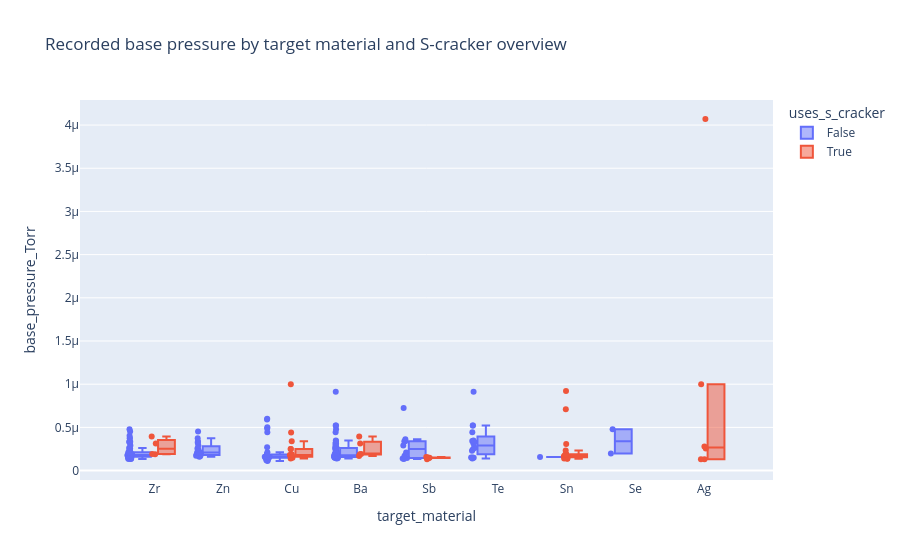
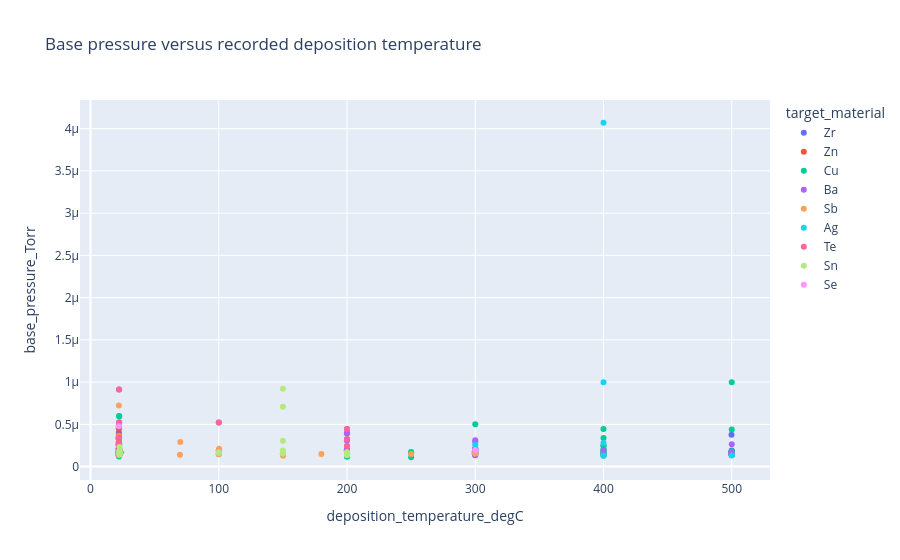

These figures' notebook cell, in order:
### Markdown cell above
## Base-pressure exploration

These plots describe recorded associations only. Pressure is converted from the archive's SI value (Pa) to Torr and temperature from K to degC. The factors available in this initial pass are target material, recorded deposition pressure/temperature, and whether an S cracker overview is present.

### Code cell
pressure_data = runs.dropna(subset=['base_pressure_Torr']).copy()
print(f'Runs with base pressure: {len(pressure_data)} / {len(runs)}')
if pressure_data.empty:
    print('No base-pressure values were returned; check field coverage and archive permissions.')
else:
    display(px.box(pressure_data, x='target_material', y='base_pressure_Torr', color='uses_s_cracker',
                   points='all', hover_data=['entry_name', 'gun'],
                   title='Recorded base pressure by target material and S-cracker overview').show())
    temperature_data = pressure_data.dropna(subset=['deposition_temperature_degC'])
    if not temperature_data.empty:
        display(px.scatter(temperature_data, x='deposition_temperature_degC', y='base_pressure_Torr',
                           color='target_material', hover_data=['entry_name', 'gun'],
                           title='Base pressure versus recorded deposition temperature').show())
    display(pressure_data[['base_pressure_Torr', 'deposition_temperature_degC', 'deposition_pressure_Torr']].describe())

### Figure 1 — Plotly figure (JSON) as saved in the notebook; plotly's stock layout.template omitted (floating-point values rounded to 4 significant figures; data arrays with more than 128 entries replaced by an {"elided": "..."} marker saying what was removed)
{"data": [{"alignmentgroup": "True", "boxpoints": "all", "customdata": {"elided": "209x2 str values"}, "hovertemplate": "uses_s_cracker=False<br>target_material=%{x}<br>base_pressure_Torr=%{y}<br>entry_name=%{customdata[0]}<br>gun=%{customdata[1]}<extra></extra>", "legendgroup": "False", "marker": {"color": "#636efa"}, "name": "False", "notched": false, "offsetgroup": "False", "orientation": "v", "showlegend": true, "type": "box", "x": {"elided": "209 str values"}, "x0": " ", "xaxis": "x", "y": {"elided": "209 float values"}, "y0": " ", "yaxis": "y"}, {"alignmentgroup": "True", "boxpoints": "all", "customdata": [["mittma 0027 Cu", "magkeeper4"], ["eugbe 0026 Ag", "magkeeper4"], ["eugbe 0027 Ag", "magkeeper4"], ["mittma 0018 Cu", "magkeeper4"], ["eugbe 0029 Ag", "magkeeper4"], ["indiogo 0016 Sn", "magkeeper4"], ["mittma 0017 Cu", "magkeeper4"], ["mittma 0012 Cu", "magkeeper4"], ["indiogo 0009 Sn", "magkeeper4"], ["mittma 0029 Cu", "magkeeper4"], ["indiogo 0022 Sn", "magkeeper4"], ["indiogo 0023 Sn", "magkeeper4"], ["indiogo 0005 Sn", "magkeeper4"], ["eugbe 0016 Sb", "magkeeper4"], ["indiogo 0003 Sn", "magkeeper4"], ["indiogo 0021 Sn", "magkeeper4"], ["indiogo 0013 Sn", "magkeeper4"], ["eugbe 0014 Sb", "magkeeper4"], ["eugbe 0012 Sb", "magkeeper4"], ["indiogo 0006 Sn", "magkeeper4"], ["eugbe 0015 Sb", "magkeeper4"], ["indiogo 0008 Sn", "magkeeper4"], ["indiogo 0010 Sn", "magkeeper4"], ["eugbe 0030 Ag", "magkeeper4"], ["eugbe 0013 Sb", "magkeeper4"], ["anait 0033 Ba-Zr", "magkeeper3"], ["anait 0033 Ba-Zr", "taurus"], ["mittma 0013 Cu", "magkeeper4"], ["eugbe 0031 Ag", "magkeeper4"], ["mittma 0015 Cu", "magkeeper4"], ["anait 0030 Ba-Zr", "magkeeper3"], ["anait 0030 Ba-Zr", "taurus"], ["indiogo 0018 Sn", "magkeeper4"], ["indiogo 0007 Sn", "magkeeper4"], ["indiogo 0004 Sn", "magkeeper4"], ["mittma 0028 Cu", "magkeeper4"], ["mittma 0026 Cu", "magkeeper4"], ["mittma 0014 Cu", "magkeeper4"], ["eugbe 0017 Sb", "magkeeper4"], ["indiogo 0020 Sn", "magkeeper4"], ["mittma 0019 Cu", "magkeeper4"], ["mittma 0030 Cu", "magkeeper4"], ["eugbe 0018 Sb", "magkeeper4"], ["anait 0045 Ba-Zr", "magkeeper3"], ["anait 0045 Ba-Zr", "taurus"], ["indiogo 0019 Sn", "magkeeper4"], ["indiogo 0011 Sn", "magkeeper4"], ["indiogo 0015 Sn", "magkeeper4"], ["eugbe 0028 Ag", "magkeeper4"], ["anait 0016 Ba", "taurus"], ["mittma 0025 Cu", "magkeeper4"], ["mittma 0016 Cu", "magkeeper4"], ["indiogo 0014 Sn", "magkeeper4"], ["indiogo 0017 Sn", "magkeeper4"], ["indiogo 0012 Sn", "magkeeper4"], ["anait 0031 Ba-Zr", "magkeeper3"], ["anait 0031 Ba-Zr", "taurus"]], "hovertemplate": "uses_s_cracker=True<br>target_material=%{x}<br>base_pressure_Torr=%{y}<br>entry_name=%{customdata[0]}<br>gun=%{customdata[1]}<extra></extra>", "legendgroup": "True", "marker": {"color": "#EF553B"}, "name": "True", "notched": false, "offsetgroup": "True", "orientation": "v", "showlegend": true, "type": "box", "x": ["Cu", "Ag", "Ag", "Cu", "Ag", "Sn", "Cu", "Cu", "Sn", "Cu", "Sn", "Sn", "Sn", "Sb", "Sn", "Sn", "Sn", "Sb", "Sb", "Sn", "Sb", "Sn", "Sn", "Ag", "Sb", "Zr", "Ba", "Cu", "Ag", "Cu", "Zr", "Ba", "Sn", "Sn", "Sn", "Cu", "Cu", "Cu", "Sb", "Sn", "Cu", "Cu", "Sb", "Zr", "Ba", "Sn", "Sn", "Sn", "Ag", "Ba", "Cu", "Cu", "Sn", "Sn", "Sn", "Zr", "Ba"], "x0": " ", "xaxis": "x", "y": [1.4e-07, 1.32e-07, 1.31e-07, 1.48e-07, 2.8e-07, 1.53e-07, 2.5e-07, 3.4e-07, 1.5e-07, 1.8e-07, 1.67e-07, 1.66e-07, 1.7e-07, 1.52e-07, 1.545e-07, 2.33e-07, 1.8e-07, 1.3e-07, 1.47e-07, 1.9e-07, 1.49e-07, 1.4e-07, 1.36e-07, 1e-06, 1.45e-07, 1.9e-07, 1.9e-07, 1e-06, 2.55e-07, 1.57e-07, 3.954e-07, 3.954e-07, 1.9e-07, 1.4e-07, 1.6e-07, 1.6e-07, 4.4e-07, 2.5e-07, 1.5e-07, 1.7e-07, 1.68e-07, 1.8e-07, 1.58e-07, 1.917e-07, 1.917e-07, 1.59e-07, 9.22e-07, 1.8e-07, 4.07e-06, 1.7e-07, 1.79e-07, 1.9e-07, 3.07e-07, 7.1e-07, 1.58e-07, 3.124e-07, 3.124e-07], "y0": " ", "yaxis": "y"}], "layout": {"boxmode": "group", "legend": {"title": {"text": "uses_s_cracker"}, "tracegroupgap": 0}, "title": {"text": "Recorded base pressure by target material and S-cracker overview"}, "xaxis": {"anchor": "y", "domain": [0, 1], "title": {"text": "target_material"}}, "yaxis": {"anchor": "x", "domain": [0, 1], "title": {"text": "base_pressure_Torr"}}}}

### Figure 2 — Plotly figure (JSON) as saved in the notebook; plotly's stock layout.template omitted (floating-point values rounded to 4 significant figures; data arrays with more than 128 entries replaced by an {"elided": "..."} marker saying what was removed)
{"data": [{"customdata": {"elided": "67x2 str values"}, "hovertemplate": "target_material=Zr<br>deposition_temperature_degC=%{x}<br>base_pressure_Torr=%{y}<br>entry_name=%{customdata[0]}<br>gun=%{customdata[1]}<extra></extra>", "legendgroup": "Zr", "marker": {"color": "#636efa", "symbol": "circle"}, "mode": "markers", "name": "Zr", "orientation": "v", "showlegend": true, "type": "scatter", "x": [22.72, 500.0, 22.06, 22.27, 22.13, 500.0, 22.1, 199.9, 22.14, 22.97, 299.7, 22.23, 299.7, 299.7, 22.2, 299.7, 500.0, 22.19, 299.7, 299.7, 22.08, 499.6, 22.19, 300.0, 22.22, 21.98, 299.8, 500.0, 500.0, 22.85, 22.21, 100.0, 22.1, 22.34, 22.08, 500.0, 22.13, 499.8, 22.28, 200.0, 500.0, 21.95, 199.9, 299.8, 500.0, 199.9, 500.0, 500.0, 22.02, 21.78, 22.12, 22.04, 22.12, 22.21, 22.26, 500.0, 22.18, 299.9, 23.55, 22.24, 300.0, 299.8, 22.14, 299.8, 22.1, 22.12, 200.0], "xaxis": "x", "y": [1.594e-07, 1.388e-07, 1.617e-07, 1.913e-07, 3.349e-07, 1.752e-07, 2.117e-07, 1.743e-07, 1.859e-07, 1.82e-07, 1.734e-07, 1.792e-07, 1.777e-07, 1.473e-07, 1.823e-07, 1.541e-07, 1.38e-07, 1.852e-07, 1.639e-07, 1.502e-07, 2.896e-07, 1.61e-07, 3.228e-07, 1.358e-07, 2.112e-07, 2.601e-07, 1.768e-07, 1.577e-07, 1.364e-07, 1.656e-07, 2.3e-07, 1.9e-07, 4.535e-07, 2.57e-07, 2.097e-07, 1.49e-07, 3.349e-07, 3.77e-07, 2.145e-07, 3.954e-07, 1.828e-07, 1.347e-07, 1.957e-07, 1.779e-07, 1.842e-07, 1.957e-07, 1.604e-07, 1.483e-07, 1.812e-07, 1.455e-07, 4.038e-07, 1.457e-07, 3.752e-07, 2.085e-07, 2.094e-07, 1.91e-07, 1.714e-07, 1.917e-07, 1.667e-07, 2.449e-07, 1.982e-07, 1.628e-07, 4.787e-07, 1.663e-07, 1.711e-07, 3.297e-07, 3.124e-07], "yaxis": "y"}, {"customdata": [["chmode 0021 Zn-Zr Sputtering", "magkeeper4"], ["chmode 0002 Zn-Zr", "magkeeper4"], ["chmode 0039 Zn-Zr", "magkeeper4"], ["chmode 0036 Zn-Zr", "magkeeper4"], ["chmode 0028 Zn-Zr", "magkeeper4"], ["chmode 0022 Zn-Zr Sputtering", "magkeeper4"], ["chmode 0009 Zn-Zr Sputtering", "magkeeper4"], ["chmode 0023 Zn-Zr Sputtering", "magkeeper4"], ["chmode 0027 Zn-Zr", "magkeeper4"], ["chmode 0010 Zn-Zr Sputtering", "magkeeper4"], ["chmode 0011 Zn-Zr Sputtering", "magkeeper4"], ["chmode 0030 Zn", "magkeeper4"], ["chmode 0035 Zn", "magkeeper4"], ["chmode 0034 Zn-Zr", "magkeeper4"], ["chmode 0001 Zn-Zr Sputtering", "magkeeper4"], ["chmode 0039 Zn-Zr", "magkeeper4"], ["chmode 0014 Zn-Zr Sputtering", "magkeeper4"], ["chmode 0038 Zn-Zr", "magkeeper4"], ["chmode 0029 Zn-Zr", "magkeeper4"], ["chmode 0012 Zn-Zr Sputtering", "magkeeper4"], ["chmode 0025 Zn-Zr Sputtering", "magkeeper4"], ["chmode 0015 Zn-Zr Sputtering", "magkeeper4"], ["chmode 0037 Zn-Zr", "magkeeper4"]], "hovertemplate": "target_material=Zn<br>deposition_temperature_degC=%{x}<br>base_pressure_Torr=%{y}<br>entry_name=%{customdata[0]}<br>gun=%{customdata[1]}<extra></extra>", "legendgroup": "Zn", "marker": {"color": "#EF553B", "symbol": "circle"}, "mode": "markers", "name": "Zn", "orientation": "v", "showlegend": true, "type": "scatter", "x": [22.72, 22.27, 22.13, 22.1, 22.14, 22.97, 22.23, 22.2, 22.08, 22.19, 22.22, 22.02, 22.06, 22.1, 22.34, 22.13, 22.28, 22.02, 22.12, 22.21, 22.26, 22.24, 22.1], "xaxis": "x", "y": [1.594e-07, 1.913e-07, 3.349e-07, 2.117e-07, 1.859e-07, 1.82e-07, 1.792e-07, 1.823e-07, 2.896e-07, 3.228e-07, 2.112e-07, 1.665e-07, 1.766e-07, 4.535e-07, 2.57e-07, 3.349e-07, 2.145e-07, 1.812e-07, 3.752e-07, 2.085e-07, 2.094e-07, 2.449e-07, 1.711e-07], "yaxis": "y"}, {"customdata": [["mittma 0010 Cu", "magkeeper4"], ["mittma 0027 Cu", "magkeeper4"], ["mittma 0041 Cu", "magkeeper3"], ["mittma 0007 Cu", "magkeeper4"], ["mittma 0003 Cu", "magkeeper4"], ["mittma 0006 Cu", "magkeeper4"], ["mittma 0020 Cu", "magkeeper4"], ["mittma 0018 Cu", "magkeeper4"], ["mittma 0017 Cu", "magkeeper4"], ["mittma 0034 Cu", "magkeeper3"], ["mittma 0012 Cu", "magkeeper4"], ["mittma 0005 Cu", "magkeeper4"], ["mittma 0008 Cu", "magkeeper4"], ["mittma 0029 Cu", "magkeeper4"], ["mittma 0058 Cu", "magkeeper4"], ["mittma 0059 Cu", "magkeeper4"], ["mittma 0039 Cu", "magkeeper3"], ["mittma 0032 Cu", "magkeeper3"], ["mittma 0045 Cu", "magkeeper4"], ["mittma 0042 Cu", "magkeeper3"], ["mittma 0021 Cu", "magkeeper4"], ["mittma 0064 Cu", "magkeeper4"], ["mittma 0013 Cu", "magkeeper4"], ["mittma 0015 Cu", "magkeeper4"], ["mittma 0052 Cu", "magkeeper4"], ["mittma 0053 Cu", "magkeeper4"], ["mittma 0054 Cu", "magkeeper4"], ["mittma 0043 Cu", "magkeeper3"], ["mittma 0035 Cu", "magkeeper3"], ["mittma 0044 Cu", "magkeeper3"], ["mittma 0038 Cu", "magkeeper3"], ["mittma 0028 Cu", "magkeeper4"], ["mittma 0036 Cu", "magkeeper3"], ["mittma 0026 Cu", "magkeeper4"], ["mittma 0014 Cu", "magkeeper4"], ["mittma 0055 Cu", "magkeeper4"], ["mittma 0033 Cu", "magkeeper3"], ["mittma 0023 Cu", "magkeeper4"], ["mittma 0009 Cu", "magkeeper4"], ["mittma 0024 Cu", "magkeeper4"], ["mittma 0019 Cu", "magkeeper4"], ["mittma 0030 Cu", "magkeeper4"], ["mittma 0057 Cu", "magkeeper4"], ["mittma 0004 Cu", "magkeeper4"], ["mittma 0049 Cu", "magkeeper4"], ["mittma 0022 Cu ", "magkeeper4"], ["mittma 0062 Cu", "magkeeper4"], ["mittma 0037 Cu", "magkeeper3"], ["mittma 0056 Cu", "magkeeper4"], ["mittma 0040 Cu", "magkeeper3"], ["mittma 0025 Cu", "magkeeper4"], ["mittma 0016 Cu", "magkeeper4"], ["mittma 0001 Cu", "magkeeper4"], ["mittma 0031 Cu", "magkeeper3"]], "hovertemplate": "target_material=Cu<br>deposition_temperature_degC=%{x}<br>base_pressure_Torr=%{y}<br>entry_name=%{customdata[0]}<br>gun=%{customdata[1]}<extra></extra>", "legendgroup": "Cu", "marker": {"color": "#00cc96", "symbol": "circle"}, "mode": "markers", "name": "Cu", "orientation": "v", "showlegend": true, "type": "scatter", "x": [22.08, 500.0, 22.17, 200.0, 400.0, 200.0, 400.0, 500.0, 400.0, 22.33, 400.0, 22.36, 200.0, 500.0, 300.0, 250.0, 23.03, 22.5, 22.39, 22.31, 400.0, 250.0, 500.0, 500.0, 22.54, 22.41, 22.42, 22.34, 400.0, 22.34, 100.0, 500.0, 300.0, 500.0, 400.0, 250.0, 22.39, 400.0, 22.17, 400.0, 400.0, 500.0, 250.0, 250.0, 22.5, 400.0, 22.86, 200.0, 300.0, 22.25, 500.0, 400.0, 22.54, 22.41], "xaxis": "x", "y": [4.865e-07, 1.4e-07, 1.5e-07, 1.2e-07, 1.293e-07, 1.2e-07, 4.45e-07, 1.48e-07, 2.5e-07, 6e-07, 3.4e-07, 1.4e-07, 1.232e-07, 1.8e-07, 1.635e-07, 1.6e-07, 1.5e-07, 1.906e-07, 2.7e-07, 1.5e-07, 1.655e-07, 1.732e-07, 1e-06, 1.57e-07, 1.6e-07, 1.6e-07, 1.6e-07, 1.5e-07, 1.6e-07, 1.5e-07, 1.5e-07, 1.6e-07, 5.025e-07, 4.4e-07, 2.5e-07, 1.6e-07, 5.922e-07, 1.36e-07, 1.2e-07, 1.931e-07, 1.68e-07, 1.8e-07, 1.6e-07, 1.11e-07, 1.9e-07, 2.109e-07, 1.8e-07, 1.533e-07, 1.6e-07, 1.5e-07, 1.79e-07, 1.9e-07, 1.662e-07, 1.631e-07], "yaxis": "y"}, {"customdata": [["anait 0028 Ba-Zr", "taurus"], ["albper 0019 Ba-Te", "taurus"], ["anait 0036 Ba-Zr", "taurus"], ["albper 0004 Ba", "taurus"], ["anait 0010 Ba", "taurus"], ["anait 0050 Ba-Zr", "taurus"], ["albper 0002 Ba", "taurus"], ["anait 0049 Ba-Zr", "taurus"], ["anait 0048 Ba-Zr", "taurus"], ["albper 0008 Ba-Te", "taurus"], ["albper 0003 Ba", "taurus"], ["albper 0009 Ba", "taurus"], ["anaitanait 0047 Ba-Zr", "taurus"], ["albper 0015 Ba-Te", "taurus"], ["albper 0029 Ba", "taurus"], ["anait 0046 Ba-Zr", "taurus"], ["anait 0005 Ba", "taurus"], ["anait 0051 BA-Zr", "taurus"], ["albper 0024 Ba-Te", "taurus"], ["anait 0039 Ba-Zr", "taurus"], ["anait 0014 Ba", "taurus"], ["albper 0026 Ba-Te", "taurus"], ["albper 0012 Ba-Te", "taurus"], ["anait 0032 Ba-Zr", "taurus"], ["anait 0037 Ba-Zr", "taurus"], ["albper 0022 Ba-Te", "taurus"], ["albper 0014 Ba-Te", "taurus"], ["anait 0004 Ba", "taurus"], ["anait 0033 Ba-Zr", "taurus"], ["albper 0021 Ba-Te", "taurus"], ["anait 0026 Ba-Zr", "taurus"], ["anait 0011 Ba", "taurus"], ["albper 0027 Ba", "taurus"], ["albper 0010 Ba-Te", "taurus"], ["albper 0007 Ba-Te", "taurus"], ["albper 0013 Ba-Te", "taurus"], ["anait 0030 Ba-Zr", "taurus"], ["albper 0018 Ba-Te", "taurus"], ["anait 0013 Ba", "taurus"], ["anait 0035 Ba-Zr", "taurus"], ["albper 0011 Ba-Te", "taurus"], ["anait 0053 Ba-Zr", "taurus"], ["test sputtering", "taurus"], ["albper 0025 Ba-Te", "taurus"], ["albper 0005 Ba", "taurus"], ["anait 0029 Ba-Zr", "taurus"], ["anait 0015 Ba", "taurus"], ["albper 0006 Ba", "taurus"], ["albper 0001 Ba", "taurus"], ["anait 0038 Ba-Zr", "taurus"], ["anait 0045 Ba-Zr", "taurus"], ["cbbmo 0001 Ba", "taurus"], ["anait 0040 Ba-Zr", "taurus"], ["anait 0006 Ba", "taurus"], ["albper 0030 Ba", "taurus"], ["anait 0052 Ba-Zr", "taurus"], ["anait 0016 Ba", "taurus"], ["albper 0020 Ba-Te", "taurus"], ["anait 0031 Ba-Zr", "taurus"]], "hovertemplate": "target_material=Ba<br>deposition_temperature_degC=%{x}<br>base_pressure_Torr=%{y}<br>entry_name=%{customdata[0]}<br>gun=%{customdata[1]}<extra></extra>", "legendgroup": "Ba", "marker": {"color": "#ab63fa", "symbol": "circle"}, "mode": "markers", "name": "Ba", "orientation": "v", "showlegend": true, "type": "scatter", "x": [22.06, 200.0, 199.9, 400.0, 300.0, 299.7, 300.0, 299.7, 299.7, 22.41, 300.0, 22.31, 299.7, 100.0, 300.0, 299.7, 22.08, 299.7, 22.24, 499.6, 200.0, 22.14, 150.0, 21.98, 299.8, 200.0, 200.0, 21.84, 100.0, 22.22, 22.08, 300.0, 300.0, 22.31, 22.42, 22.26, 200.0, 22.33, 300.0, 199.9, 200.0, 299.8, 199.9, 22.08, 300.0, 22.04, 400.0, 300.0, 22.39, 22.18, 299.9, 22.18, 299.8, 500.0, 300.0, 299.8, 499.9, 22.1, 200.0], "xaxis": "x", "y": [1.617e-07, 2.445e-07, 1.743e-07, 1.924e-07, 2.116e-07, 1.734e-07, 2.145e-07, 1.777e-07, 1.473e-07, 1.514e-07, 1.752e-07, 1.437e-07, 1.541e-07, 5.22e-07, 2.043e-07, 1.639e-07, 1.614e-07, 1.502e-07, 2.282e-07, 1.61e-07, 1.803e-07, 2.648e-07, 1.519e-07, 2.601e-07, 1.768e-07, 3.27e-07, 4.441e-07, 2.128e-07, 1.9e-07, 3.148e-07, 2.097e-07, 1.483e-07, 1.717e-07, 3.417e-07, 1.41e-07, 9.134e-07, 3.954e-07, 5.224e-07, 1.577e-07, 1.957e-07, 1.492e-07, 1.779e-07, 1.957e-07, 2.604e-07, 2.92e-07, 1.457e-07, 1.47e-07, 3.109e-07, 1.532e-07, 1.714e-07, 1.917e-07, 4.777e-07, 1.628e-07, 2.65e-07, 1.559e-07, 1.663e-07, 1.7e-07, 3.475e-07, 3.124e-07], "yaxis": "y"}, {"customdata": [["eugbe 0004 Sb", "magkeeper4"], ["eugbe 0005 Sb", "magkeeper4"], ["eugbe 0011 Sb", "magkeeper4"], ["eugbe 0016 Sb", "magkeeper4"], ["eugbe 0014 Sb", "magkeeper4"], ["eugbe 0012 Sb", "magkeeper4"], ["eugbe 0015 Sb", "magkeeper4"], ["eugbe 0013 Sb", "magkeeper4"], ["eugbe 0010 Sb", "magkeeper4"], ["eugbe 0019 Sb", "magkeeper4"], ["eugbe 0007 Sb", "magkeeper4"], ["eugbe 0017 Sb", "magkeeper4"], ["eugbe 0018 Sb", "magkeeper4"], ["eugbe 0009 Sb", "magkeeper4"], ["eugbe 0006 Sb", "magkeeper4"], ["eugbe 0003 Sb", "magkeeper4"], ["eugbe 0008 Sb", "magkeeper4"]], "hovertemplate": "target_material=Sb<br>deposition_temperature_degC=%{x}<br>base_pressure_Torr=%{y}<br>entry_name=%{customdata[0]}<br>gun=%{customdata[1]}<extra></extra>", "legendgroup": "Sb", "marker": {"color": "#FFA15A", "symbol": "circle"}, "mode": "markers", "name": "Sb", "orientation": "v", "showlegend": true, "type": "scatter", "x": [200.0, 100.3, 21.75, 300.0, 150.1, 100.0, 180.0, 200.0, 22.14, 21.63, 21.97, 250.0, 300.0, 69.73, 22.2, 22.14, 70.0], "xaxis": "x", "y": [1.708e-07, 2.107e-07, 1.455e-07, 1.52e-07, 1.3e-07, 1.47e-07, 1.49e-07, 1.45e-07, 3.398e-07, 3.403e-07, 1.336e-07, 1.5e-07, 1.58e-07, 1.393e-07, 3.616e-07, 7.243e-07, 2.9e-07], "yaxis": "y"}, {"customdata": [["eugbe 0026 Ag", "magkeeper4"], ["eugbe 0027 Ag", "magkeeper4"], ["eugbe 0029 Ag", "magkeeper4"], ["eugbe 0030 Ag", "magkeeper4"], ["eugbe 0031 Ag", "magkeeper4"], ["eugbe 0028 Ag", "magkeeper4"]], "hovertemplate": "target_material=Ag<br>deposition_temperature_degC=%{x}<br>base_pressure_Torr=%{y}<br>entry_name=%{customdata[0]}<br>gun=%{customdata[1]}<extra></extra>", "legendgroup": "Ag", "marker": {"color": "#19d3f3", "symbol": "circle"}, "mode": "markers", "name": "Ag", "orientation": "v", "showlegend": true, "type": "scatter", "x": [500.0, 400.0, 400.0, 400.0, 300.0, 400.0], "xaxis": "x", "y": [1.32e-07, 1.31e-07, 2.8e-07, 1e-06, 2.55e-07, 4.07e-06], "yaxis": "y"}, {"customdata": [["albper 0019 Ba-Te", "magkeeper4"], ["albper 0008 Ba-Te", "magkeeper3"], ["albper 0015 Ba-Te", "magkeeper4"], ["albper 0024 Ba-Te", "magkeeper4"], ["albper 0026 Ba-Te", "magkeeper4"], ["albper 0012 Ba-Te", "magkeeper3"], ["albper 0022 Ba-Te", "magkeeper4"], ["albper 0014 Ba-Te", "magkeeper4"], ["albper 0021 Ba-Te", "magkeeper4"], ["albper 0010 Ba-Te", "magkeeper3"], ["albper 0007 Ba-Te", "magkeeper3"], ["albper 0013 Ba-Te", "magkeeper4"], ["albper 0018 Ba-Te", "magkeeper4"], ["albper 0011 Ba-Te", "magkeeper3"], ["albper 0025 Ba-Te", "magkeeper4"], ["albper 0020 Ba-Te", "magkeeper4"]], "hovertemplate": "target_material=Te<br>deposition_temperature_degC=%{x}<br>base_pressure_Torr=%{y}<br>entry_name=%{customdata[0]}<br>gun=%{customdata[1]}<extra></extra>", "legendgroup": "Te", "marker": {"color": "#FF6692", "symbol": "circle"}, "mode": "markers", "name": "Te", "orientation": "v", "showlegend": true, "type": "scatter", "x": [200.0, 22.41, 100.0, 22.24, 22.14, 150.0, 200.0, 200.0, 22.22, 22.31, 22.42, 22.26, 22.33, 200.0, 22.08, 22.1], "xaxis": "x", "y": [2.445e-07, 1.514e-07, 5.22e-07, 2.282e-07, 2.648e-07, 1.519e-07, 3.27e-07, 4.441e-07, 3.148e-07, 3.417e-07, 1.41e-07, 9.134e-07, 5.224e-07, 1.492e-07, 2.604e-07, 3.475e-07], "yaxis": "y"}, {"customdata": [["indiogo 0016 Sn", "magkeeper4"], ["indiogo 0009 Sn", "magkeeper4"], ["indiogo 0022 Sn", "magkeeper4"], ["indiogo 0023 Sn", "magkeeper4"], ["indiogo 0005 Sn", "magkeeper4"], ["indiogo 0003 Sn", "magkeeper4"], ["indiogo 0021 Sn", "magkeeper4"], ["indiogo 0013 Sn", "magkeeper4"], ["indiogo 0006 Sn", "magkeeper4"], ["indiogo 0008 Sn", "magkeeper4"], ["indiogo 0010 Sn", "magkeeper4"], ["indiogo 0018 Sn", "magkeeper4"], ["indiogo 0007 Sn", "magkeeper4"], ["indiogo 0004 Sn", "magkeeper4"], ["indiogo 0002 Sn", "magkeeper4"], ["indiogo 0020 Sn", "magkeeper4"], ["indiogo 0019 Sn", "magkeeper4"], ["indiogo 0011 Sn", "magkeeper4"], ["indiogo 0015 Sn", "magkeeper4"], ["indiogo 0014 Sn", "magkeeper4"], ["indiogo 0017 Sn", "magkeeper4"], ["indiogo 0012 Sn", "magkeeper4"]], "hovertemplate": "target_material=Sn<br>deposition_temperature_degC=%{x}<br>base_pressure_Torr=%{y}<br>entry_name=%{customdata[0]}<br>gun=%{customdata[1]}<extra></extra>", "legendgroup": "Sn", "marker": {"color": "#B6E880", "symbol": "circle"}, "mode": "markers", "name": "Sn", "orientation": "v", "showlegend": true, "type": "scatter", "x": [150.0, 22.61, 22.52, 22.48, 200.0, 22.79, 22.58, 22.6, 22.76, 200.0, 200.0, 150.0, 22.68, 100.0, 22.07, 100.0, 150.0, 150.0, 22.53, 150.0, 150.0, 22.62], "xaxis": "x", "y": [1.53e-07, 1.5e-07, 1.67e-07, 1.66e-07, 1.7e-07, 1.545e-07, 2.33e-07, 1.8e-07, 1.9e-07, 1.4e-07, 1.36e-07, 1.9e-07, 1.4e-07, 1.6e-07, 1.566e-07, 1.7e-07, 1.59e-07, 9.22e-07, 1.8e-07, 3.07e-07, 7.1e-07, 1.58e-07], "yaxis": "y"}, {"customdata": [["eugbe 0038 Se-Zr", "magkeeper4"], ["eugbe 0037 Se-Zr", "magkeeper4"]], "hovertemplate": "target_material=Se<br>deposition_temperature_degC=%{x}<br>base_pressure_Torr=%{y}<br>entry_name=%{customdata[0]}<br>gun=%{customdata[1]}<extra></extra>", "legendgroup": "Se", "marker": {"color": "#FF97FF", "symbol": "circle"}, "mode": "markers", "name": "Se", "orientation": "v", "showlegend": true, "type": "scatter", "x": [300.0, 22.14], "xaxis": "x", "y": [1.982e-07, 4.787e-07], "yaxis": "y"}], "layout": {"legend": {"title": {"text": "target_material"}, "tracegroupgap": 0}, "title": {"text": "Base pressure versus recorded deposition temperature"}, "xaxis": {"anchor": "y", "domain": [0, 1], "title": {"text": "deposition_temperature_degC"}}, "yaxis": {"anchor": "x", "domain": [0, 1], "title": {"text": "base_pressure_Torr"}}}}
